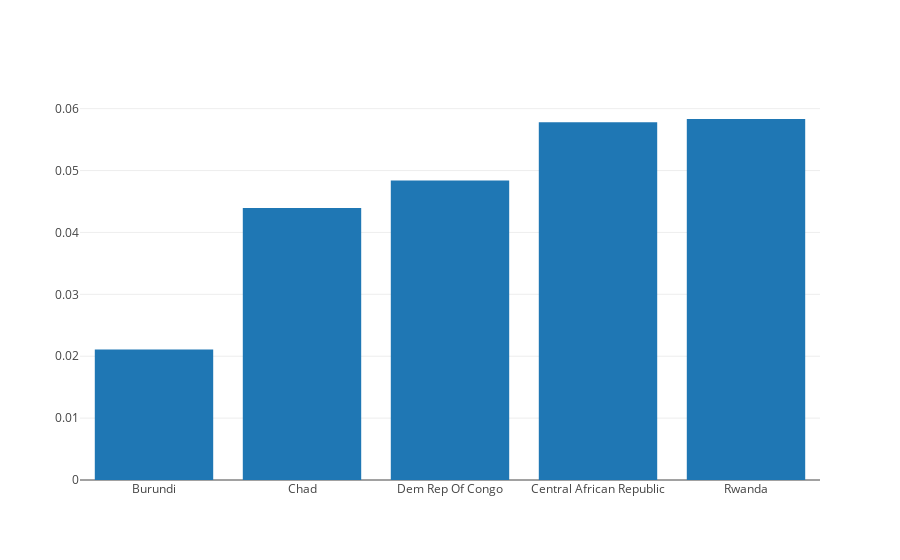

The code cell stored with this chart in its notebook:
### Markdown cell above
### 5 Countries with the smallest avarage amount of emissions

### Code cell
min5df = avdf.sort_values(by=['Avarage Emmission'],ascending=True).head(5)

data = [
    go.Bar(
        x=min5df['Country'], # assign x as the dataframe column 'x'
        y=min5df['Avarage Emmission']
    )
]


iplot(data, filename='maxdf')

### Figure 1 — Plotly figure (JSON) as saved in the notebook; plotly's stock layout.template omitted (floating-point values rounded to 4 significant figures)
{"data": [{"type": "bar", "uid": "252ce7fa-d638-11e8-acd3-0242ac110003", "x": ["Burundi", "Chad", "Dem Rep Of Congo", "Central African Republic", "Rwanda"], "y": [0.02109, 0.04393, 0.04841, 0.05779, 0.05833]}], "layout": {}}
